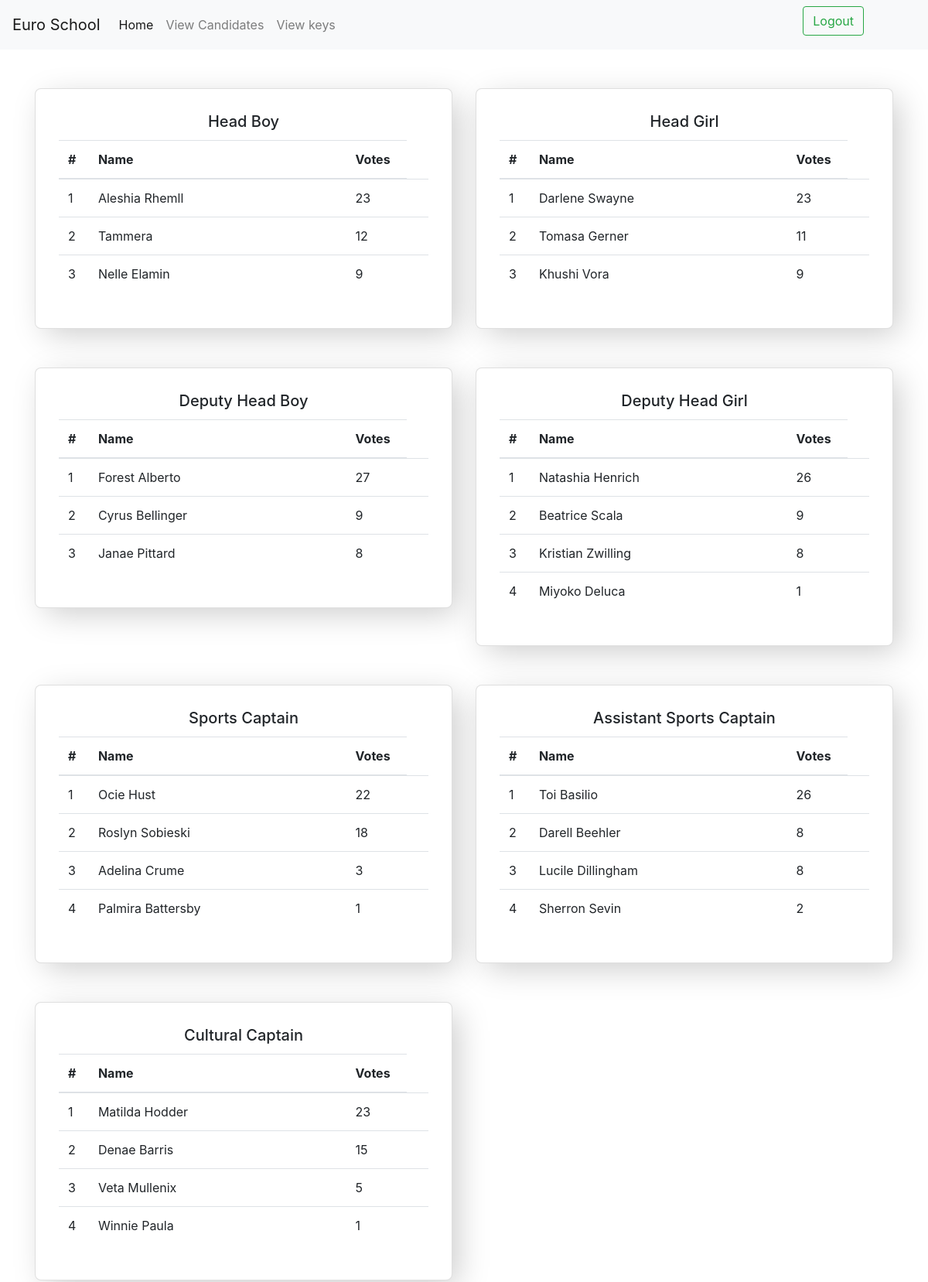
Screenshot of /admin/results.php (signed in, upper part) with the database file from the repository.
### tables this page shows
CREATE TABLE `candidates` (
  `id` int(11) NOT NULL,
  `name` varchar(256) NOT NULL,
  `post` varchar(30) NOT NULL,
  `house` varchar(30) NOT NULL DEFAULT 'na',
  `votes` int(11) NOT NULL
);

### admin/backend/getdata.php (called while the page is built, shortened)
<?php
function getcandidates(){
    include 'conn.php';
    $data = array();
    $sql = "SELECT * FROM posts WHERE housepost=0";
    $result = $conn->query($sql);
    if($result){
        while($row = $result -> fetch_assoc()){
            $post=$row['postname'];
            $data[$post]=array();
            $sql = "SELECT id,name,votes FROM candidates WHERE post='$post' ORDER BY votes DESC";
            $result2 = $conn->query($sql);
            if($result2){
                while($row2 = $result2 -> fetch_assoc()){
                array_push($data[$post],$row2);
                }
            }
        }
    }
return $data;
}
function gethousecandidates(){
    include 'conn.php';
    $data = array();
    $sql = "SELECT * FROM houses";
    $result = $conn->query($sql);
    if($result){
        while($row = $result -> fetch_assoc()){
            $house=$row['house'];
            $data[$house]=array();
            $sql = "SELECT postname FROM posts WHERE housepost=1";
            $result2 = $conn->query($sql);
            if($result2){
                while($row2 = $result2 -> fetch_assoc()){
                $post=$row2['postname'];
                $data[$house][$post]=array();
                $sql = "SELECT id,name,votes FROM candidates WHERE post='$post' AND house='$house' ORDER BY votes DESC";
                $result3 = $conn->query($sql);
                if($result3){
                    while($row3 = $result3 -> fetch_assoc()){
                        array_push($data[$house][$post],$row3);
                    }
                }
                }
            }
        }
    }
return $data;
}
?>

### admin/results.php (the view, shortened to what this page needs)
<?php include 'templates/header.php'; ?>
<?php include 'backend/getdata.php';?>
<?php
$data=getcandidates();
?>
<div class="container" margin="">
    <div class="row ">
        <?php foreach($data as $key=>$post){ ?>
        <div class="col-sm-6 ">
            <div class="card add-box">
                <div class="card-body">
                    <h5 class="card-title text-center"><?=$key?></h5>
                    <table class="table table-hover">
                        <thead>
                            <tr>
                                <th scope="col">#</th>
                                <th scope="col">Name</th>
                                <th scope="col">Votes</th>
                            </tr>
                        </thead>
                        <tbody>
                            <?php foreach($post as $rank=>$candidate){ ?>
                            <tr class="hov" id="<?=$candidate['id']?>">
                                <td>
                                    <?=$rank+1?>
                                </td>
                                <td style="column-width:270px;"><?=$candidate['name']?></td>
                                <td>
                                    <?=$candidate['votes']?>
                                </td>
                                <td style="column-width:1px;">
                                </td>
                            </tr>
                            <?php } ?>
                        </tbody>
                    </table>
                </div>
            </div>
        </div>
        <?php } ?>
    </div>
</div>
<br>
<br>
<?php include 'templates/footer.php'; ?>

### admin/templates/header.php (shortened to what this page needs)
<!DOCTYPE html>
<html lang="en">
<head>
    <link href="https://stackpath.bootstrapcdn.com/bootstrap/4.3.1/css/bootstrap.min.css" rel="stylesheet">
    <link rel="stylesheet" href="css/style.css">
</head>
<body>

### admin/templates/footer.php (shortened to what this page needs)
</body>
</html>

### admin/css/style.css (style rules this page uses)
.add-box { margin-top: 50px; background-color: #fff; -webkit-box-shadow: 10px 10px 41px -4px rgba(0,0,0,0.21); -moz-box-shadow: 10px 10px 41px -4px rgba(0,0,0,0.21); box-shadow: 10px 10px 41px -4px rgba(0,0,0,0.21); border-radius: 8px; padding: 10px; position: relative; }
button { margin-left: 42% !important; margin-bottom: 10px; }

### rows the page displays
candidates: name "Aleshia Rhemll", votes "23"
candidates: name "Tammera", votes "12"
candidates: name "Nelle Elamin", votes "9"
candidates: name "Darlene Swayne", votes "23"
candidates: name "Tomasa Gerner", votes "11"
candidates: name "Khushi Vora", votes "9"
candidates: name "Forest Alberto", votes "27"
candidates: name "Cyrus Bellinger", votes "9"
candidates: name "Janae Pittard", votes "8"
candidates: name "Natashia Henrich", votes "26"
candidates: name "Beatrice Scala", votes "9"
candidates: name "Kristian Zwilling", votes "8"
candidates: name "Miyoko Deluca", votes "1"
candidates: name "Ocie Hust", votes "22"
candidates: name "Roslyn Sobieski", votes "18"
candidates: name "Adelina Crume", votes "3"
candidates: name "Palmira Battersby", votes "1"
candidates: name "Toi Basilio", votes "26"
candidates: name "Darell Beehler", votes "8"
candidates: name "Lucile Dillingham", votes "8"
candidates: name "Sherron Sevin", votes "2"
candidates: name "Matilda Hodder", votes "23"
candidates: name "Denae Barris", votes "15"
candidates: name "Veta Mullenix", votes "5"
candidates: name "Winnie Paula", votes "1"

### other values shown
$key "Head Boy"
$key "Head Girl"
$key "Deputy Head Boy"
$key "Deputy Head Girl"
$key "Sports Captain"
$key "Assistant Sports Captain"
$key "Cultural Captain"
